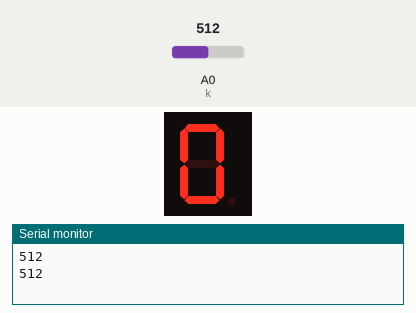
Simulated run of this sketch. Board: Arduino Uno, built with avr-gcc and run on an emulated ATmega328P. Parts: 1-digit seven-segment display, the last lines printed to the serial monitor. Wiring (inferred from the names in the program): 1-digit 7-segment display, segments lit when HIGH: segments pin 2, pin 3, pin 4, pin 5, pin 6, pin 7, pin 8. Inputs (shaded band) come from the test bench; at power-on: A0 (k) = 512. The segment pins are drawn as the display they are named for.

Above: at 1.8 s.
1.9 s: A0 (k) set to 670
At 2.4 s:
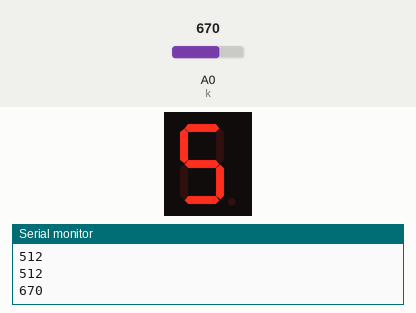
3.5 s: A0 (k) set to 800
At 5.1 s:
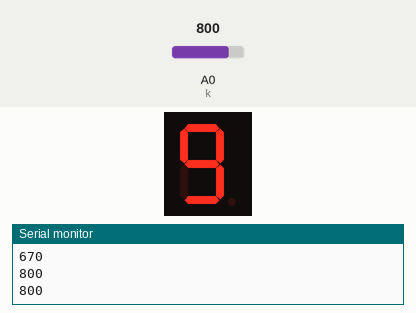
Timing chart, 0 to 6.6 s (numbered marks = the images above; inputs shaded):
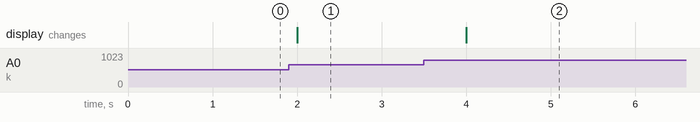

The sketch:

sevensegment.ino
```cpp
int k = A0;
int A = 2;
int B = 3;
int C = 4;
int D = 5;
int E = 6;
int F = 7;
int G = 8;

void setup()
{
  pinMode(A,OUTPUT);
  pinMode(B,OUTPUT);
  pinMode(C,OUTPUT);
  pinMode(D,OUTPUT);
  pinMode(E,OUTPUT);
  pinMode(F,OUTPUT);
  pinMode(G,OUTPUT);

  Serial.begin(9600);

}

void loop()
{
int y = analogRead(k);
Serial.println(y);
/*  if(y> 450 && y<650)
  {
    digitalWrite(A,LOW);
    digitalWrite(B,LOW);
    digitalWrite(C,LOW);
    digitalWrite(D,LOW);
    digitalWrite(E,LOW);
    digitalWrite(F,LOW);
    digitalWrite(G,HIGH);
  }


  else if(k==1)
  {
    digitalWrite(A,HIGH);
    digitalWrite(B,LOW);
    digitalWrite(C,LOW);
    digitalWrite(D,HIGH);
    digitalWrite(E,HIGH);
    digitalWrite(F,HIGH);
    digitalWrite(G,HIGH);
  }

  else if(k==2)
  {
    digitalWrite(A,LOW);
    digitalWrite(B,LOW);
    digitalWrite(C,HIGH);
    digitalWrite(D,LOW);
    digitalWrite(E,LOW);
    digitalWrite(F,HIGH);
    digitalWrite(G,LOW);
  }

  else if(k==3)
  {
    digitalWrite(A,LOW);
    digitalWrite(B,LOW);
    digitalWrite(C,LOW);
    digitalWrite(D,LOW);
    digitalWrite(E,HIGH);
    digitalWrite(F,HIGH);
    digitalWrite(G,LOW);
  }

  else if(k==4)
  {
    digitalWrite(A,HIGH);
    digitalWrite(B,LOW);
    digitalWrite(C,LOW);
    digitalWrite(D,HIGH);
    digitalWrite(E,HIGH);
    digitalWrite(F,LOW);
    digitalWrite(G,LOW);
  }

  else if(k==5)
  {
    digitalWrite(A,LOW);
    digitalWrite(B,HIGH);
    digitalWrite(C,LOW);
    digitalWrite(D,LOW);
    digitalWrite(E,HIGH);
    digitalWrite(F,LOW);
    digitalWrite(G,LOW);
  }

  else if(k==6)
  {
    digitalWrite(A,LOW);
    digitalWrite(B,HIGH);
    digitalWrite(C,LOW);
    digitalWrite(D,LOW);
    digitalWrite(E,LOW);
    digitalWrite(F,LOW);
    digitalWrite(G,LOW);
  }

  else if(k==7)
  {
    digitalWrite(A,LOW);
    digitalWrite(B,LOW);
    digitalWrite(C,LOW);
    digitalWrite(D,HIGH);
    digitalWrite(E,HIGH);
    digitalWrite(F,HIGH);
    digitalWrite(G,HIGH);
  }

  else if(k==8)
  {
    digitalWrite(A,LOW);
    digitalWrite(B,LOW);
    digitalWrite(C,LOW);
    digitalWrite(D,LOW);
    digitalWrite(E,LOW);
    digitalWrite(F,LOW);
    digitalWrite(G,LOW);
  }

  else if(y>790)
  {
    digitalWrite(A,LOW);
    digitalWrite(B,LOW);
    digitalWrite(C,LOW);
    digitalWrite(D,HIGH);
    digitalWrite(E,HIGH);
    digitalWrite(F,LOW);
    digitalWrite(G,LOW);
  }
  */
 //0
 if(y> 450 && y<650)
 {

    digitalWrite(A,HIGH);
    digitalWrite(B,HIGH);
    digitalWrite(C,HIGH);
    digitalWrite(D,HIGH);
    digitalWrite(E,HIGH);
    digitalWrite(F,HIGH);
    digitalWrite(G,LOW);
 }

  //5
 else if(y> 660 && y<780)
 {

    digitalWrite(A,HIGH);
    digitalWrite(B,LOW);
    digitalWrite(C,HIGH);
    digitalWrite(D,HIGH);
    digitalWrite(E,LOW);
    digitalWrite(F,HIGH);
    digitalWrite(G,HIGH);
 }
  //9
  else if(y>790)
  {
    digitalWrite(A,HIGH);
    digitalWrite(B,HIGH);
    digitalWrite(C,HIGH);
    digitalWrite(D,HIGH);
    digitalWrite(E,LOW);
    digitalWrite(F,HIGH);
    digitalWrite(G,HIGH);
  }
 delay(1000);

}
```

Measured:
- after the input at 1.9 s, the display: changes after 0.10 s (image 1)
- after the input at 3.5 s, the display: changes after 0.50 s (image 2)
